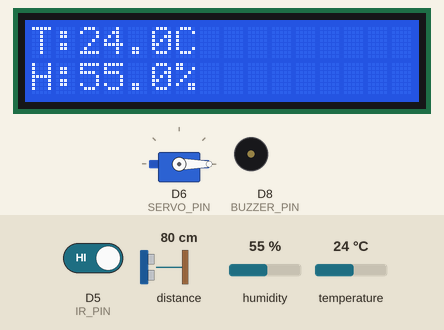
Bench run of a sketch on a simulated ESP8266 (NodeMCU). Shown: servo, 16×2 character LCD, buzzer (waves = sounding, pin HIGH). Wiring (inferred from the names in the program): ultrasonic range finder: trigger D0; echo D3. The test bench sets the inputs (shaded band); at power-on: D5 (IR_PIN) HIGH, distance to the obstacle 80 cm, humidity 55 %, temperature 24 °C. The echo pulse lasts 58.3 µs per cm; WiFi joins after 1.5 s; servers stay silent unless stated; uploads are accepted with an empty reply; pins used as bus, display or sensor lines are not drawn; what the sketch prints to the serial monitor is not drawn.

Above: at 6.2 s.
6.3 s: D5 (IR_PIN) driven LOW
At 7.09 s:
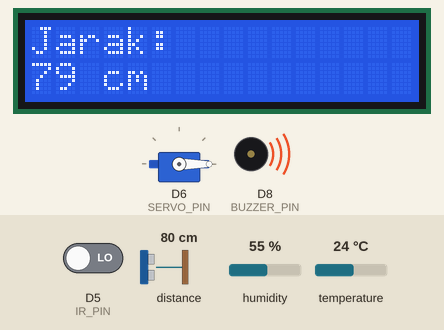
8.4 s: distance to the obstacle set to 2 cm
10.8 s: humidity set to 22 %
At 15.6 s:
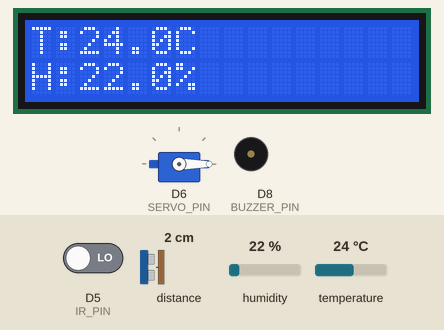
17.4 s: temperature set to 12 °C
At 23.0 s:
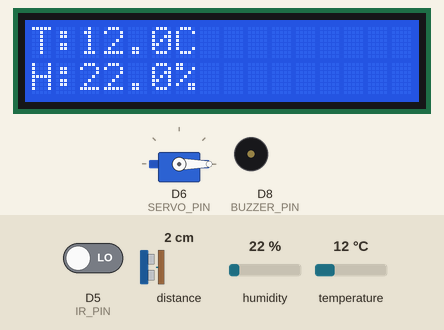
24.8 s: distance to the obstacle set to 4 cm
At 26.6 s:
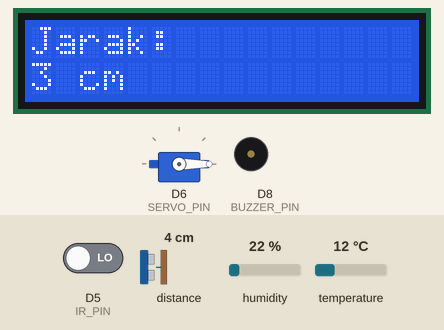
28.4 s: humidity set to 40 %
At 29.8 s:
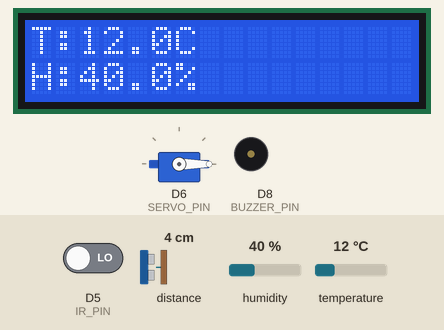
Timing chart, 0 to 31.4 s (numbered marks = the images above; inputs shaded):
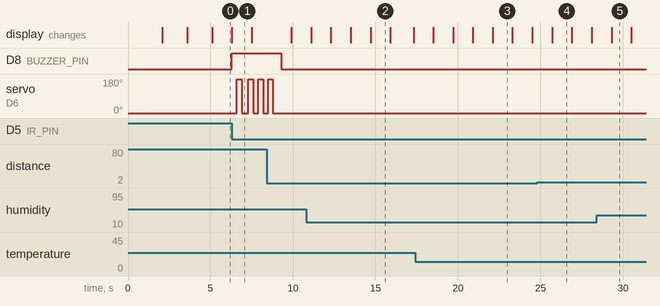

The sketch:

Agriculture.ino
```cpp
#include <ESP8266WiFi.h>
#include <ESP8266HTTPClient.h>
#include <Servo.h>
#include <DHT.h>
#include <Wire.h>
#include <hd44780.h>
#include <hd44780ioClass/hd44780_I2Cexp.h>

// ================= PIN =================
#define IR_PIN     D5
#define SERVO_PIN  D6
#define BUZZER_PIN D8
#define DHTPIN     D7
#define DHTTYPE    DHT22

// Ultrasonic (AMAN)
#define TRIG_PIN   D0   // GPIO16
#define ECHO_PIN   D3   // GPIO0 (INPUT ONLY + PULLUP)

// ================= WIFI =================
const char* ssid = "username_wifi";
const char* password = "password_wifi";
const char* serverUrl = "http://IP_Address:8000/api/sensor";

// ================= OBJECT =================
Servo myServo;
DHT dht(DHTPIN, DHTTYPE);
hd44780_I2Cexp lcd;

// ================= STATE =================
enum State { STANDBY, ACTIVE };
State currentState = STANDBY;

// ================= VARIABLE =================
float temperature = 0;
float humidity = 0;
long distanceCM = 0;

unsigned long stateStartTime = 0;
unsigned long lastServoMove = 0;
unsigned long lastDHTRead = 0;
unsigned long lastLCDUpdate = 0;
unsigned long lastSendData = 0;
unsigned long lastUltraRead = 0;

const unsigned long activeTime    = 3000;
const unsigned long servoInterval = 300;
const unsigned long dhtInterval   = 2000;
const unsigned long lcdInterval   = 1200;
const unsigned long sendInterval  = 2000;
const unsigned long ultraInterval = 1000;

bool servoPos = false;
bool lastIRState = HIGH;
bool lockEvent = false;
bool sentEvent = false;
bool lcdPage = false;

// ================= ULTRASONIC =================
long readUltrasonic() {
  digitalWrite(TRIG_PIN, LOW);
  delayMicroseconds(2);
  digitalWrite(TRIG_PIN, HIGH);
  delayMicroseconds(10);
  digitalWrite(TRIG_PIN, LOW);

  long duration = pulseIn(ECHO_PIN, HIGH, 25000); // 25ms timeout
  if (duration == 0) return -1;

  return duration * 0.034 / 2;
}

// ================= SEND TO LARAVEL =================
void sendToServer(bool includeHama = false) {
  if (WiFi.status() != WL_CONNECTED) return;

  HTTPClient http;
  WiFiClient client;

  http.begin(client, serverUrl);
  http.addHeader("Content-Type", "application/json");

  String payload = "{";
  payload += "\"temperature\":" + String(temperature, 2) + ",";
  payload += "\"humidity\":" + String(humidity, 2) + ",";
  payload += "\"distance\":" + String(distanceCM) + ",";
  payload += "\"hama\":" + String(includeHama ? "true" : "false") + ",";
  payload += "\"servo\":" + String(servoPos) + ",";
  payload += "\"buzzer\":" + String(digitalRead(BUZZER_PIN));
  payload += "}";

  int httpCode = http.POST(payload);

  if (includeHama) {
    Serial.print("📡 POST HAMA => ");
    Serial.println(httpCode);
  }

  http.end();
}

// ================= SETUP =================
void setup() {
  delay(2000); // bantu hindari boot glitch
  Serial.begin(115200);

  pinMode(IR_PIN, INPUT_PULLUP);
  pinMode(BUZZER_PIN, OUTPUT);
  pinMode(TRIG_PIN, OUTPUT);
  pinMode(ECHO_PIN, INPUT_PULLUP);

  digitalWrite(BUZZER_PIN, LOW);

  myServo.attach(SERVO_PIN);
  myServo.write(0);

  dht.begin();

  // ===== LCD =====
  Wire.begin(D1, D2); // SDA, SCL
  Wire.setClock(50000);

  lcd.begin(16, 2);
  lcd.backlight();
  lcd.clear();
  lcd.print("Smart Agriculture");
  delay(1500);
  lcd.clear();

  // ===== WIFI =====
  WiFi.begin(ssid, password);
  Serial.print("Menghubungkan WiFi");
  while (WiFi.status() != WL_CONNECTED) {
    delay(500);
    Serial.print(".");
  }

  Serial.println("\n✅ WiFi Terhubung!");
  Serial.print("IP ESP: ");
  Serial.println(WiFi.localIP());
}

// ================= LOOP =================
void loop() {
  unsigned long now = millis();
  bool ir = digitalRead(IR_PIN);

  // ===== DHT =====
  if (now - lastDHTRead >= dhtInterval) {
    lastDHTRead = now;

    temperature = dht.readTemperature();
    humidity = dht.readHumidity();

    if (isnan(temperature) || isnan(humidity)) {
      Serial.println("❌ Gagal baca DHT");
    } else {
      Serial.print("🌡 ");
      Serial.print(temperature);
      Serial.print(" C | 💧 ");
      Serial.print(humidity);
      Serial.println(" %");
    }
  }

  // ===== ULTRASONIC =====
  if (now - lastUltraRead >= ultraInterval) {
    lastUltraRead = now;
    distanceCM = readUltrasonic();

    Serial.print("📏 Jarak: ");
    Serial.print(distanceCM);
    Serial.println(" cm");
  }

  // ===== LCD =====
  if (now - lastLCDUpdate >= lcdInterval) {
    lastLCDUpdate = now;
    lcd.clear();

    if (currentState == ACTIVE) {
      lcd.print("!!! HAMA !!!");
      lcd.setCursor(0, 1);
      lcd.print("Pengusir AKTIF");
    } else {
      if (!lcdPage) {
        lcd.print("T:");
        lcd.print(temperature, 1);
        lcd.print("C");
        lcd.setCursor(0, 1);
        lcd.print("H:");
        lcd.print(humidity, 1);
        lcd.print("%");
      } else {
        lcd.print("Jarak:");
        lcd.setCursor(0, 1);
        lcd.print(distanceCM);
        lcd.print(" cm");
      }
      lcdPage = !lcdPage;
    }
  }

  // ===== STATE MACHINE (IR ONLY) =====
  if (currentState == STANDBY) {
    if (lastIRState == HIGH && ir == LOW && !lockEvent) {
      lockEvent = true;
      currentState = ACTIVE;
      stateStartTime = now;
      lastServoMove = now;

      digitalWrite(BUZZER_PIN, HIGH);
      Serial.println("⚠️ HAMA TERDETEKSI");

      if (!sentEvent) {
        sendToServer(true);
        sentEvent = true;
      }
    }
  } else {
    if (now - lastServoMove >= servoInterval) {
      servoPos = !servoPos;
      myServo.write(servoPos ? 180 : 0);
      lastServoMove = now;
    }

    if (now - stateStartTime >= activeTime) {
      currentState = STANDBY;
      servoPos = false;
      myServo.write(0);
      digitalWrite(BUZZER_PIN, LOW);
      lockEvent = false;
      sentEvent = false;
      Serial.println("✅ MODE STANDBY");
    }
  }

  // ===== SEND PERIODIC =====
  if (now - lastSendData >= sendInterval) {
    lastSendData = now;
    sendToServer(false);
  }

  lastIRState = ir;
}
```

Measured:
- after the input at 6.3 s, D8 (BUZZER_PIN): LOW → HIGH at once; servo on D6 (SERVO_PIN): alternates 180° for 0.30 s and 0° for 0.35 s, starting after 0.30 s
- after the input at 10.8 s, the display: first differs from a run without the input after 3.9 s (image 2)
- after the input at 17.4 s, the display: first differs from a run without the input after 4.7 s (image 3)
- after the input at 24.8 s, the display: changes after 0.91 s (image 4)
- after the input at 28.4 s, the display: changes after 0.91 s (image 5)
- what the display in image 1 shows lasts 1.2 s, from 6.3 s to 7.5 s
